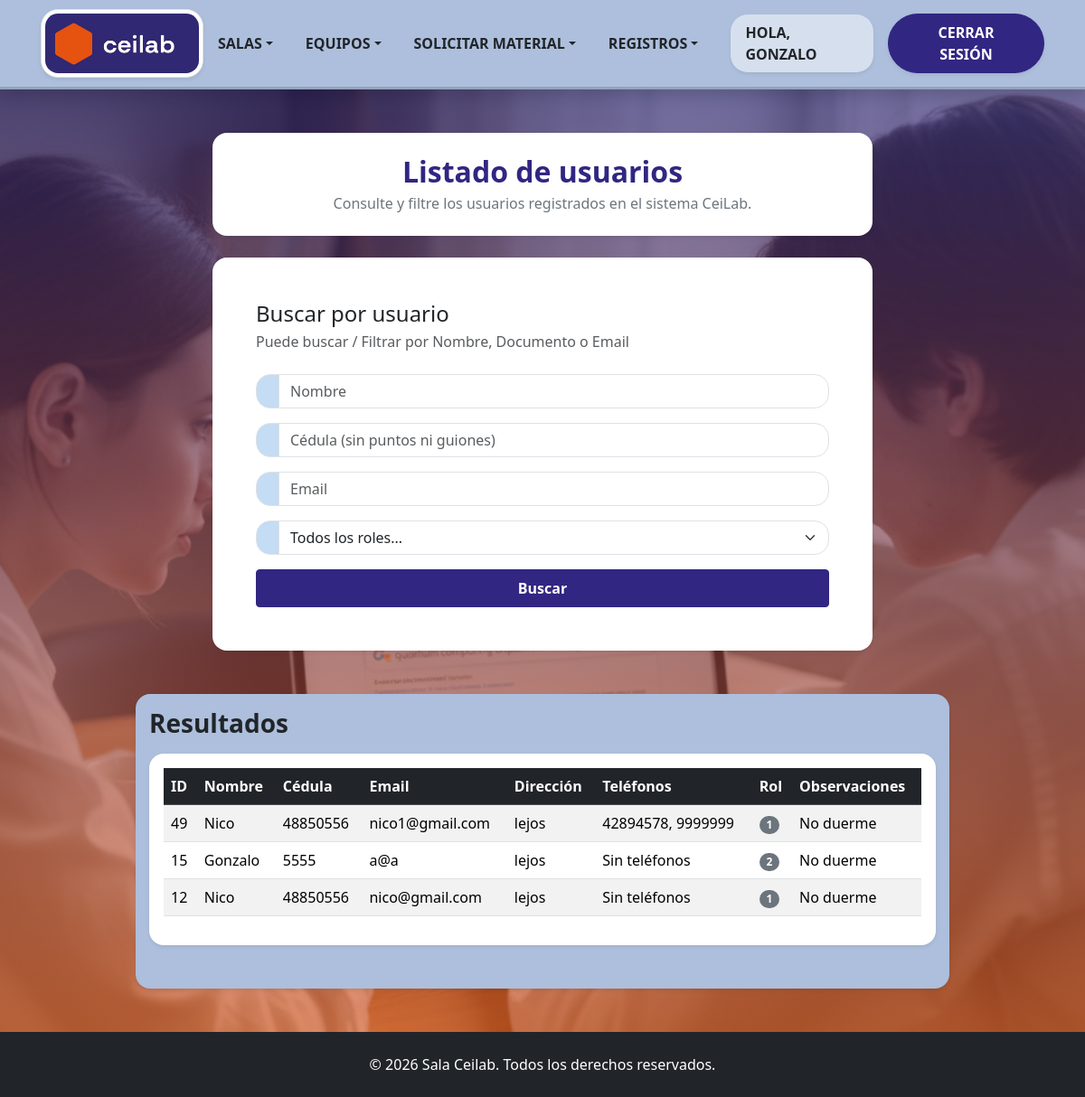
Page /Formularios/listadoUsuario.php (signed in) on the earlier database version.
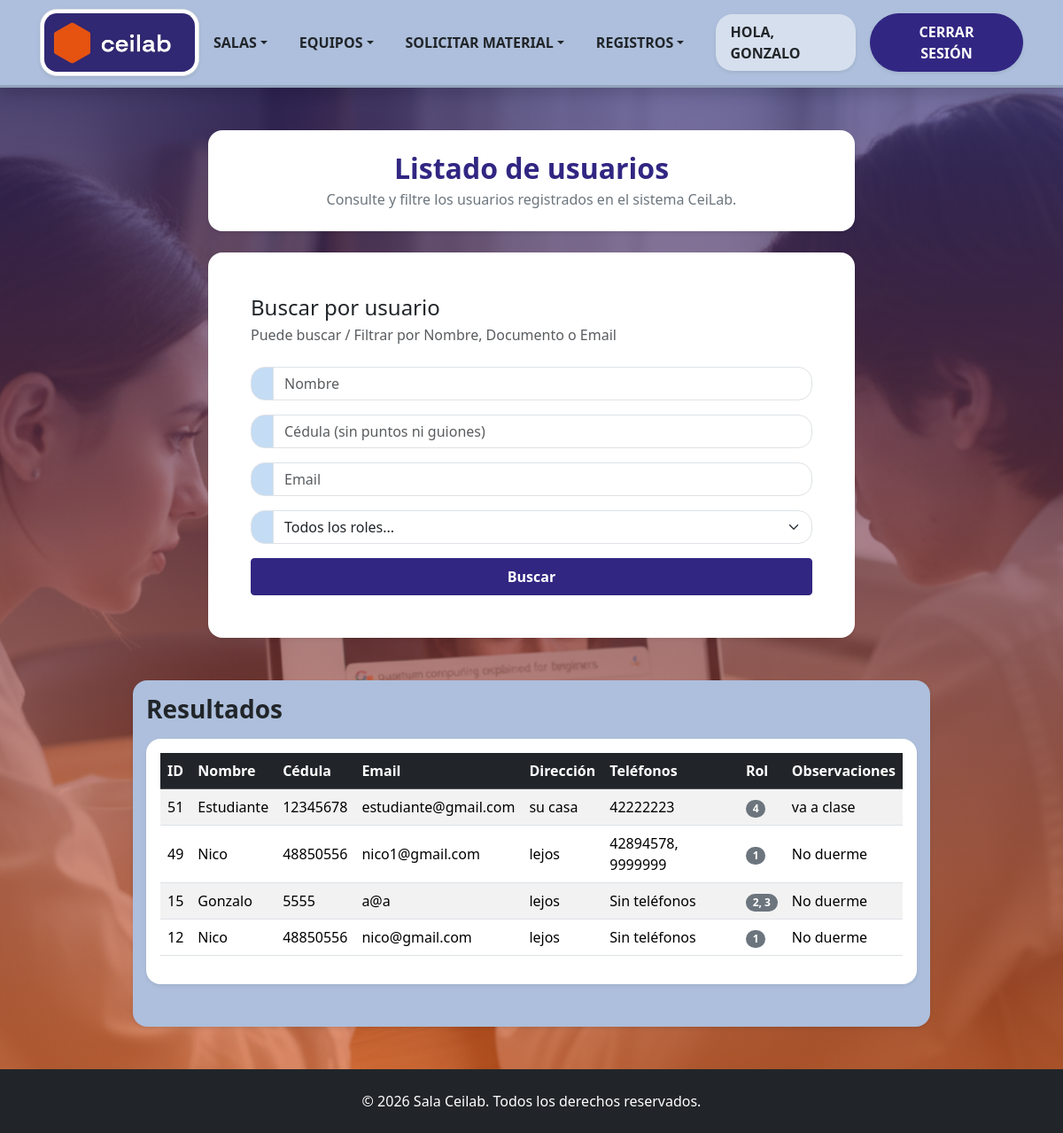
Same page on the later database version.
### tables this page shows
CREATE TABLE `usuario` (
  `IDUsuario` int(10) NOT NULL,
  `Nombre` varchar(30) DEFAULT NULL,
  `Contraseña` varchar(61) DEFAULT NULL,
  `Email` varchar(30) DEFAULT NULL,
  `Direccion` varchar(50) NOT NULL,
  `Faltas` int(10) DEFAULT NULL,
  `Observaciones` varchar(50) NOT NULL,
  `Fecha_creacion` date DEFAULT NULL,
  `Crador_IDUsuario` int(11) DEFAULT NULL,
  `cedula` int(8) NOT NULL,
  `activo` tinyint(1) DEFAULT 1
);

### Clases/ClsUsuarios.php (called while the page is built, shortened)
<?php
   class ClsUsuarios {
    public function listarUsuarios($filtroNombre = '', $filtroCedula = '', $filtroEmail = '', $filtroRol = '') {
        $objConexion = new Conexion();
        $link = $objConexion->conectar();
        $sql = "SELECT u.IDUsuario, u.nombre, u.cedula, u.email, u.direccion, u.observaciones, MIN(r.ROL) AS ROL
                FROM usuario u
                LEFT JOIN rol r ON u.IDUsuario = r.IDUsuario
                WHERE u.activo = 1";
        $sql .= " GROUP BY u.IDUsuario, u.nombre, u.cedula, u.email, u.direccion, u.observaciones";
        $sql .= " ORDER BY u.IDUsuario DESC";
        return mysqli_query($link, $sql);
    }
    public function obtenerTelefonosPorUsuario($idUsuario) {
        $objConexion = new Conexion();
        $link = $objConexion->conectar();
        $idEscape = mysqli_real_escape_string($link, $idUsuario);
        $sql = "SELECT Telefono FROM Telefonos WHERE IDUsuario = '$idEscape'";
        $resultado = mysqli_query($link, $sql);
        $telefonos = [];
        if ($resultado) {
            while ($row = mysqli_fetch_assoc($resultado)) {
                $telefonos[] = $row['Telefono'];
            }
        }
        return $telefonos;
    }
    public function obtenerRolesPorUsuario($idUsuario) {
        $objConexion = new Conexion();
        $link = $objConexion->conectar();
        $idEscaped = mysqli_real_escape_string($link, $idUsuario);
        $sql = "SELECT ROL FROM rol WHERE IDUsuario = '$idEscaped'";
        $resultado = mysqli_query($link, $sql);
        $roles = [];
        if ($resultado) {
            while ($row = mysqli_fetch_assoc($resultado)) {
                $roles[] = $row['ROL'];
            }
        }
        return $roles;
    }
}
?>

### Formularios/listadoUsuario.php (the view, shortened to what this page needs)
<!DOCTYPE html>
<html lang="en">
    <head>
        <link href="../bootstrap_theme/bootstrap.css" rel="stylesheet" type="text/css">
        <link rel="stylesheet" href="../Estilos/blocks.css">
        <link href="../Estilos/style.css" rel="stylesheet">
    </head>
    <body class="d-flex flex-column min-vh-100 bg-light">
        <?php include '../navbar.php'; ?>
        <section class="hero-section flex-fill pb-5 pt-5">
            <div class="container pb-4">
                <div class="row justify-content-center">
                    <div class="col-md-9 col-xl-8">
                        <div class="bg-white p-4 shadow-sm rounded text-center">
                            <h3 class="fw-bold h2 mb-1 text-primary">Listado de usuarios</h3>
                            <p class="fw-light text-secondary mb-0">Consulte y filtre los usuarios registrados en el sistema CeiLab.</p>
                        </div>
                    </div>
                </div>
            </div>
            <div class="container pb-5">
                <div class="row">
                    <div class="col-md-9 col-xl-8 ms-auto me-auto">
                        <div class="bg-white p-4 p-lg-5 shadow-sm rounded">
                            <h2 class="mb-1 text-dark h4">Buscar por usuario</h2>
                            <p class="mb-4 text-muted">Puede buscar / Filtrar por Nombre, Documento o Email</p>
                            <form method="GET" action="">
                                <div class="mb-3">
                                    <div class="mb-3">
                                        <div class="input-group">
                                            <span class="bg-light input-group-text"><i class="bi bi-person"></i></span>
                                            <input type="text" class="form-control" name="nombre" placeholder="Nombre" value="<?php echo htmlspecialchars($_GET['nombre'] ?? ''); ?>">
                                        </div>
                                    </div>
                                    <div class="mb-3">
                                        <div class="input-group">
                                            <span class="bg-light input-group-text"><i class="bi bi-card-text"></i></span>
                                            <input type="number" class="form-control" name="cedula" placeholder="Cédula (sin puntos ni guiones)" value="<?php echo htmlspecialchars($_GET['cedula'] ?? ''); ?>">
                                        </div>
                                    </div>
                                    <div class="mb-3">
                                    <div class="input-group">
                                        <span class="bg-light input-group-text"><i class="bi bi-envelope"></i></span>
                                        <input type="email" class="form-control" name="email" placeholder="Email" value="<?php echo htmlspecialchars($_GET['email'] ?? ''); ?>">
                                    </div>
                                    </div>
                                    <div class="mb-3">
                                    <div class="input-group">
                                        <span class="bg-light input-group-text" id="addon-rol"></span>
                                        <select class="form-select" aria-label="Filtrar por Rol" aria-describedby="addon-rol" name="rol">
                                            <option value="" selected>Todos los roles...</option>
                                        </select>
                                    </div>
                                </div>
                                </div>
                                <button type="submit" class="btn d-block w-100 btn-primary fw-bold pb-2 ps-3 pe-3 pt-2">Buscar</button>
                            </form>
                        </div>
                    </div>
                </div>
            </div>
            <div class="container pb-5 pt-3 rounded shadow-sm col-md-10 col-xl-9" style="background-color: #adbfdc;">
                <div class="row">
                    <div>
                        <h3 class="mb-3 text-dark fw-bold">Resultados</h3>
                        <?php
                        require_once '../Clases/ClsUsuarios.php';
                        $objUsuario = new ClsUsuarios();
                        $nombre = $_GET['nombre'] ?? '';
                        $cedula = $_GET['cedula'] ?? '';
                        $email = $_GET['email'] ?? '';
                        $rol = $_GET['rol'] ?? '';
                        $resultado = $objUsuario->listarUsuarios($nombre, $cedula, $email, $rol);
                        if ($resultado && mysqli_num_rows($resultado) > 0) {
                        ?>
                            <div class="table-responsive bg-white p-3 shadow-sm rounded">
                                <table class="table table-striped table-hover align-middle">
                                    <thead class="table-dark">
                                        <tr>
                                            <th>ID</th>
                                            <th>Nombre</th>
                                            <th>Cédula</th>
                                            <th>Email</th>
                                            <th>Dirección</th>
                                            <th>Teléfonos</th>
                                            <th>Rol</th>
                                            <th>Observaciones</th>
                                        </tr>
                                    </thead>
                                    <tbody>
                                        <?php while ($row = mysqli_fetch_assoc($resultado)) {
                                            $telefonosArr = $objUsuario->obtenerTelefonosPorUsuario($row['IDUsuario']);
                                            $textoTelefonos = !empty($telefonosArr) ? implode(', ', $telefonosArr) : 'Sin teléfonos';
                                            $rolArr = $objUsuario->obtenerRolesPorUsuario($row['IDUsuario']);
                                            $textorol = !empty($rolArr) ? implode(', ', $rolArr) : 'Sin rol asignado';
                                            ?>
                                            <tr>
                                                <td><?php echo htmlspecialchars($row['IDUsuario']); ?></td>
                                                <td><?php echo htmlspecialchars($row['nombre']); ?></td>
                                                <td><?php echo htmlspecialchars($row['cedula']); ?></td>
                                                <td><?php echo htmlspecialchars($row['email']); ?></td>
                                                <td><?php echo htmlspecialchars($row['direccion']); ?></td>
                                                <td><?php echo htmlspecialchars($textoTelefonos); ?></td>
                                                <td>
                                                    <span class="badge bg-secondary">
                                                        <?php echo htmlspecialchars($textorol); ?>
                                                    </span>
                                                </td>
                                                <td><?php echo htmlspecialchars($row['observaciones']); ?></td>
                                            </tr>
                                        <?php } ?>
                                    </tbody>
                                </table>
                            </div>
                        <?php
                        } else {
                            echo "<div class='alert alert-info text-center bg-white mb-0'>No se encontraron usuarios registrados con esos criterios.</div>";
                        }
                        ?>
                    </div>
                </div>
            </div>
        </section>
        <?php include '../footer.php'; ?>
    </body>
</html>

### navbar.php (shortened to what this page needs)
<?php
$esAdministrador = isset($_SESSION['roles']) && in_array('1', $_SESSION['roles']);
$esDot = isset($_SESSION['roles']) && in_array('2', $_SESSION['roles']);
$esDocente = isset($_SESSION['roles']) && in_array('3', $_SESSION['roles']);
$esEstudiante = isset($_SESSION['roles']) && in_array('4', $_SESSION['roles']);
$estaLogueado = isset($_SESSION['IDUsuario']);
?>
<nav class="navbar navbar-expand-lg navbar-light py-lg-2 text-uppercase shadow" style="background-color: #adbfdc; border-bottom: 3px solid rgba(0, 0, 0, 0.15);">
    <div class="container">
        <picture>
            <source type="image/webp">
            <a href="/CeiLab2026/index.php" class="d-inline-block text-decoration-none p-0 m-0">
                <img src="/CeiLab2026/assets/img/Ceilab-logo.jpg" class="img-thumbnail shadow-sm rounded-3" style="max-width: 180px; height: auto;" alt="Logo CeiLab">
            </a>
        </picture>
        <div class="collapse navbar-collapse" id="navbarNavDropdown-3">
            <ul class="mb-2 mb-lg-0 ms-auto navbar-nav align-items-lg-center gap-1">
                <?php if ($esAdministrador || $esDot || $esDocente): ?>
                <li class="nav-item dropdown">
                    <a class="nav-link px-lg-3 py-lg-2 dropdown-toggle fw-bold text-dark rounded-3" href="#" id="navbarDropdownMenuLink" role="button" data-bs-toggle="dropdown" aria-expanded="false">Salas</a>
                </li>
                <?php endif; ?>
                <?php if ($esAdministrador || $esDot || $esDocente || $esEstudiante ): ?>
                <li class="nav-item dropdown">
                    <a class="nav-link px-lg-3 py-lg-2 dropdown-toggle fw-bold text-dark rounded-3" href="#" id="navbarDropdownMenuLink2" role="button" data-bs-toggle="dropdown" aria-expanded="false">Equipos</a>
                </li>
                <?php endif; ?>
                <li class="nav-item dropdown">
                    <a class="nav-link px-lg-3 py-lg-2 dropdown-toggle fw-bold text-dark rounded-3" href="#" id="navbarDropdownMenuLink2" role="button" data-bs-toggle="dropdown" aria-expanded="false">Solicitar material</a>
                </li>
                <li class="nav-item dropdown">
                    <a class="nav-link px-lg-3 py-lg-2 dropdown-toggle fw-bold text-dark rounded-3" href="#" id="navbarDropdownMenuLink3" role="button" data-bs-toggle="dropdown" aria-expanded="false">Registros</a>
                </li>
                <?php if ($estaLogueado): ?>
                    <li class="nav-item px-lg-2 py-lg-2">
                        <span class="nav-link fw-bold text-dark ms-2 rounded-3 bg-white bg-opacity-50 px-3 py-2 shadow-sm">Hola, <?php echo htmlspecialchars($_SESSION['nombre']); ?></span>
                    </li>
                </ul>
                    <div class="ms-lg-2">
                        <a class="btn btn-primary fw-bold shadow-sm rounded-pill px-4 py-2" href="/CeiLab2026/Clases/ClsLogin.php?action=logout">Cerrar Sesión</a>
                    </div>
                <?php endif; ?>
        </div>
    </div>
</nav>

### footer.php
<footer class="bg-dark text-white py-4 mt-auto">
<div class="container text-center">
<p class="mb-0">&copy; <?php echo date('Y'); ?> Sala Ceilab. Todos los derechos reservados.</p>
</div>
</footer>

### Estilos/style.css (style rules this page uses)
.navbar-nav .nav-link { transition: all 0.2s ease-in-out; }
.navbar .img-thumbnail { transition: all 0.2s ease-in-out; }
.hero-section { background-image: linear-gradient(rgba(48, 40, 115, 0.67), rgba(230, 83, 16, 0.57)), url('../assets/img/ceilab.png'); background-size: cover; background-position: center; background-repeat: no-repeat; }

Differences in the rows shown:
added usuario: IDUsuario "51", Nombre "Estudiante", cedula "12345678", Email "estudiante@gmail.com", Direccion "su casa", textoTelefonos "42222223", textorol "4", Observaciones "va a clase"
computed for usuario "Gonzalo": textorol "2" → "2, 3"
